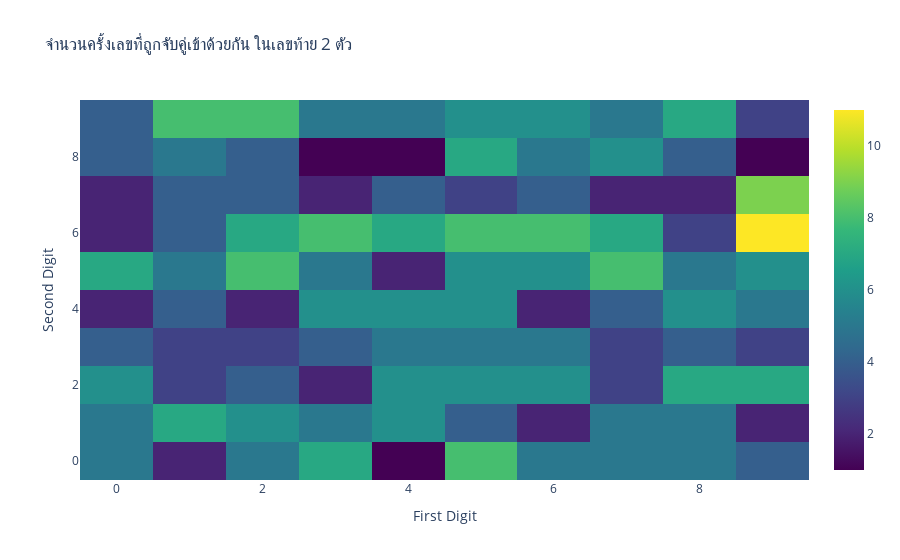

This figure's notebook cell:
### Code cell
# Create heatmap plot
heatmap_data = df.groupby(['last_two_digits_first','last_two_digits_second']).size().unstack(fill_value=0)

fig = go.Figure(data=go.Heatmap(
        z=heatmap_data.values,
        x=heatmap_data.columns,
        y=heatmap_data.index,
        colorscale='Viridis'))

# Update layout
fig.update_layout(
    title='จำนวนครั้งเลขที่ถูกจับคู่เข้าด้วยกัน ในเลขท้าย 2 ตัว',
    xaxis_title='First Digit',
    yaxis_title='Second Digit'
)

# Show plot
fig.show()

### Figure 1 — Plotly figure (JSON) as saved in the notebook; plotly's stock layout.template omitted (floating-point values rounded to 4 significant figures)
{"data": [{"colorscale": [[0, "#440154"], [0.1111, "#482878"], [0.2222, "#3e4989"], [0.3333, "#31688e"], [0.4444, "#26828e"], [0.5556, "#1f9e89"], [0.6667, "#35b779"], [0.7778, "#6ece58"], [0.8889, "#b5de2b"], [1, "#fde725"]], "type": "heatmap", "x": [0, 1, 2, 3, 4, 5, 6, 7, 8, 9], "y": [0, 1, 2, 3, 4, 5, 6, 7, 8, 9], "z": [[5, 2, 5, 7, 1, 8, 5, 5, 5, 4], [5, 7, 6, 5, 6, 4, 2, 5, 5, 2], [6, 3, 4, 2, 6, 6, 6, 3, 7, 7], [4, 3, 3, 4, 5, 5, 5, 3, 4, 3], [2, 4, 2, 6, 6, 6, 2, 4, 6, 5], [7, 5, 8, 5, 2, 6, 6, 8, 5, 6], [2, 4, 7, 8, 7, 8, 8, 7, 3, 11], [2, 4, 4, 2, 4, 3, 4, 2, 2, 9], [4, 5, 4, 1, 1, 7, 5, 6, 4, 1], [4, 8, 8, 5, 5, 6, 6, 5, 7, 3]]}], "layout": {"title": {"text": "จำนวนครั้งเลขที่ถูกจับคู่เข้าด้วยกัน ในเลขท้าย 2 ตัว"}, "xaxis": {"title": {"text": "First Digit"}}, "yaxis": {"title": {"text": "Second Digit"}}}}
